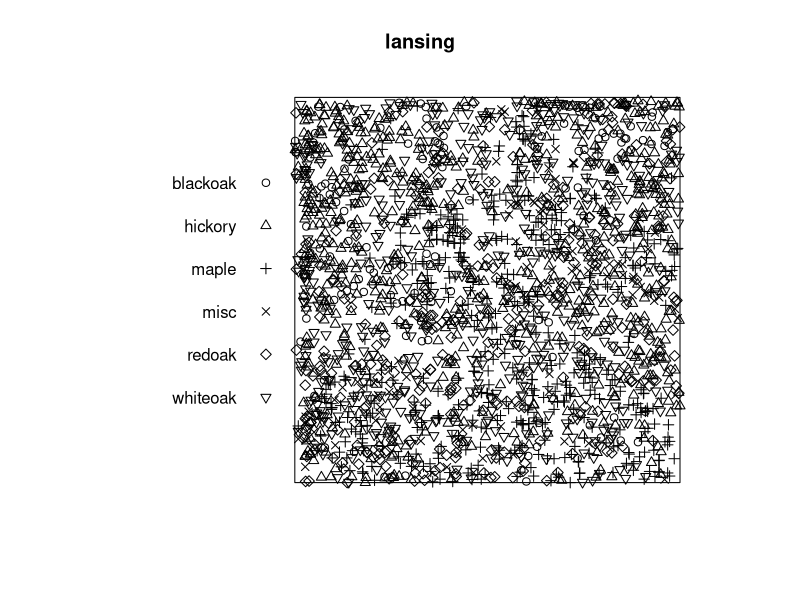
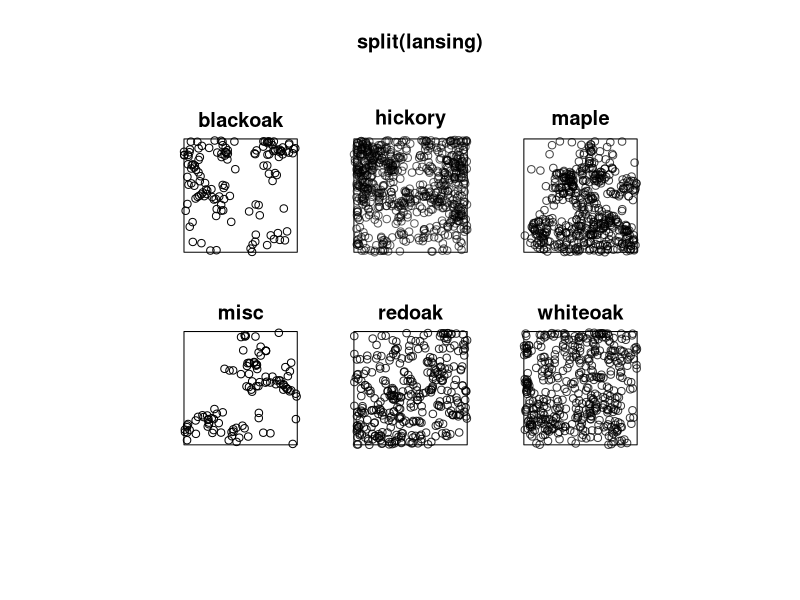
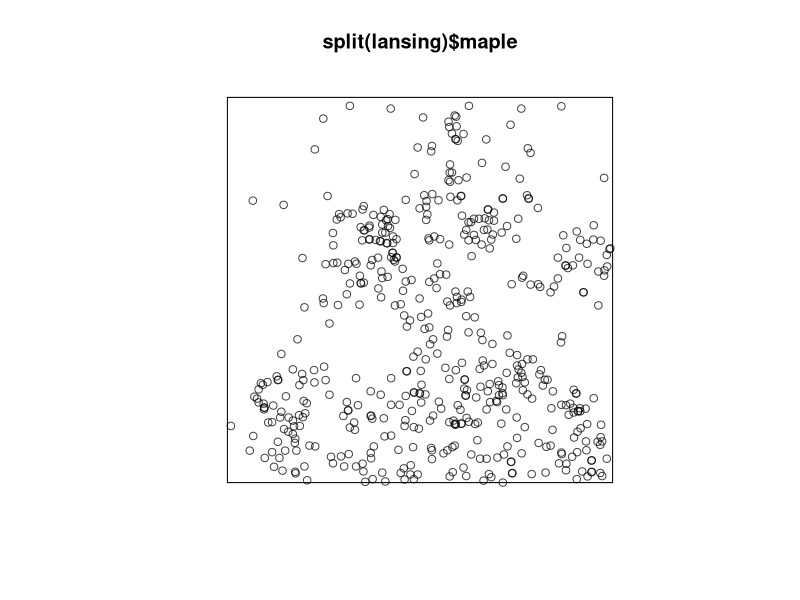

The R script that drew these images, in order:
library(spatstat.data)


### Name: lansing
### Title: Lansing Woods Point Pattern
### Aliases: lansing
### Keywords: datasets spatial

### ** Examples

     data(lansing)
  if(require(spatstat)) {
     plot(lansing)
     summary(lansing)
     plot(split(lansing))
     plot(split(lansing)$maple)
  }
